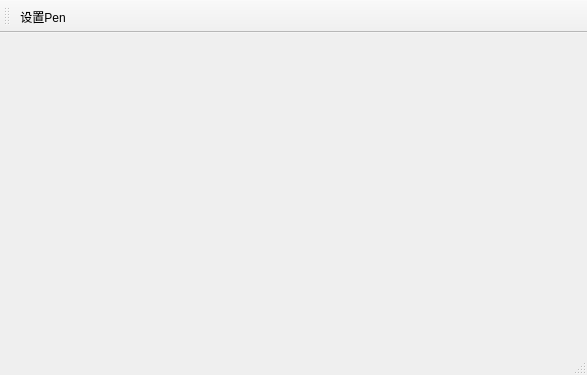
<?xml version="1.0" encoding="UTF-8"?>
<ui version="4.0">
 <class>MainWindow</class>
 <widget class="QMainWindow" name="MainWindow">
  <property name="geometry">
   <rect>
    <x>0</x>
    <y>0</y>
    <width>587</width>
    <height>375</height>
   </rect>
  </property>
  <property name="windowTitle">
   <string>MainWindow</string>
  </property>
  <widget class="QWidget" name="centralWidget"/>
  <widget class="QMenuBar" name="menuBar">
   <property name="geometry">
    <rect>
     <x>0</x>
     <y>0</y>
     <width>587</width>
     <height>22</height>
    </rect>
   </property>
  </widget>
  <widget class="QToolBar" name="mainToolBar">
   <attribute name="toolBarArea">
    <enum>TopToolBarArea</enum>
   </attribute>
   <attribute name="toolBarBreak">
    <bool>false</bool>
   </attribute>
   <addaction name="action_Pen"/>
  </widget>
  <widget class="QStatusBar" name="statusBar"/>
  <action name="action_Pen">
   <property name="text">
    <string>设置Pen</string>
   </property>
   <property name="toolTip">
    <string>设置Pen</string>
   </property>
  </action>
 </widget>
 <layoutdefault spacing="6" margin="11"/>
 <resources/>
 <connections/>
</ui>
